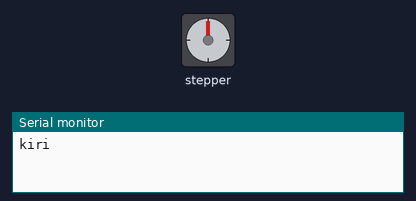
A sketch run on a simulated Arduino Uno, built with avr-gcc and run on an emulated ATmega328P. Shown: stepper motor, the last lines printed to the serial monitor. Wiring (inferred from the names in the program): stepper motor driver (200 steps per turn assumed): step pin 7; direction pin 9.

Above: at 0.05 s.
At 1.4 s:
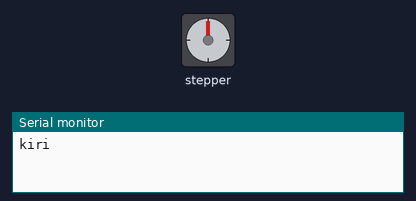
At 2.75 s:
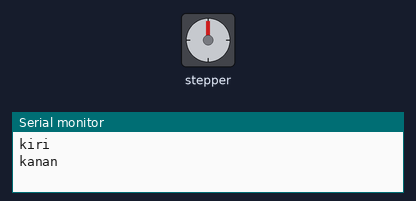
At 5.25 s:
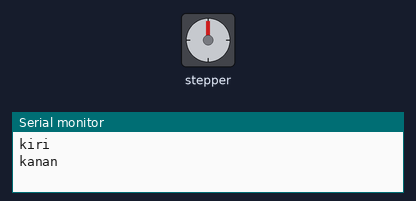
Timing chart, 0 to 6.9 s (numbered marks = the images above):
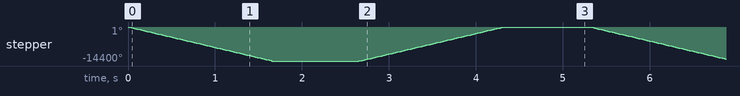

The sketch:

tesStepper.ino
```cpp
#define stepPin 7
#define dirPin 9

void setup() {
  // put your setup code here, to run once:
  Serial.begin(115200);
  pinMode(stepPin, OUTPUT);
  pinMode(dirPin, OUTPUT);
  digitalWrite(stepPin, 0);
  digitalWrite(dirPin, 0);
}

void loop() {
  // put your main code here, to run repeatedly:
  Serial.println(F("kiri"));
  digitalWrite(dirPin, 0);
  for(int i=0; i<8000; i++){
    digitalWrite(stepPin, 1);
    delayMicroseconds(100);
    digitalWrite(stepPin, 0);
    delayMicroseconds(100);
  }
  delay(1000);
  Serial.println(F("kanan"));
  digitalWrite(dirPin, 1);
  for(int i=0; i<8000; i++){
    digitalWrite(stepPin, 1);
    delayMicroseconds(100);
    digitalWrite(stepPin, 0);
    delayMicroseconds(100);
  }
  delay(1000);
}
```

Measured:
- by itself, stepper: turns 14400° counter-clockwise in 1.6 s, then 14400° clockwise in 1.7 s, repeating every 5.3 s
